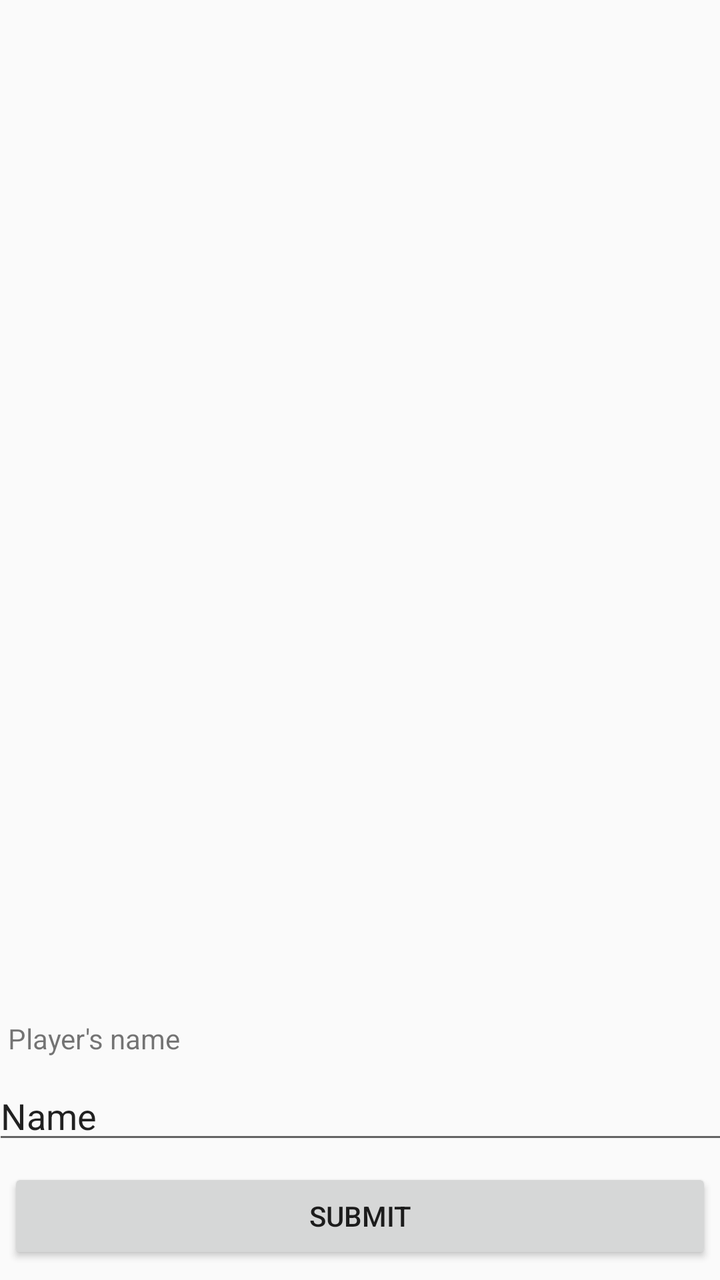
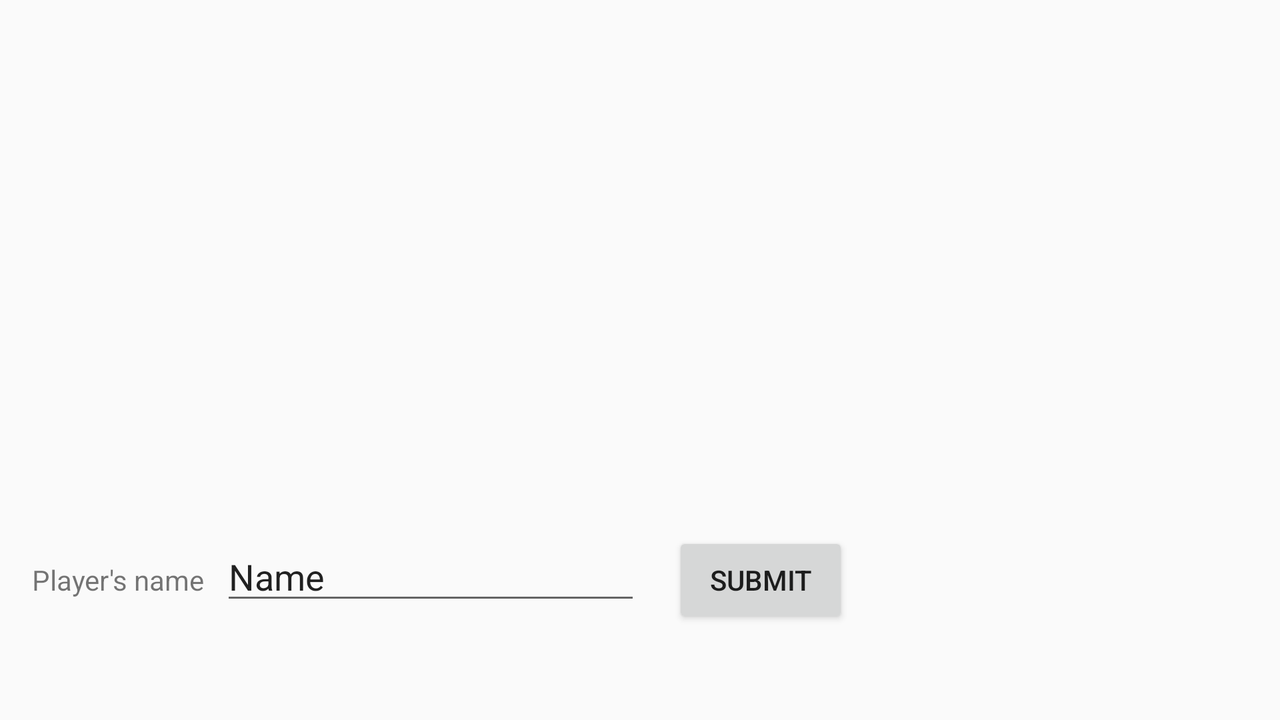

Compare how this app lays out the same screen by default and in its alternative resource folder. The renders come first, then the two layout files and the values they reference.
<!-- AndroidManifest.xml: application theme AppTheme -->
<!-- res/layout/fragment_score.xml -->
<android.support.constraint.ConstraintLayout xmlns:android="http://schemas.android.com/apk/res/android"
    xmlns:app="http://schemas.android.com/apk/res-auto"
    xmlns:tools="http://schemas.android.com/tools"
    android:layout_width="match_parent"
    android:layout_height="match_parent"
    tools:context="com.nozagleh.dicegame3000.Score">

    <TextView
        android:id="@+id/lblName"
        android:layout_width="wrap_content"
        android:layout_height="wrap_content"
        android:text="@string/lbl_player_name"
        android:layout_marginBottom="7dp"
        app:layout_constraintBottom_toTopOf="@+id/etName"
        android:layout_marginStart="8dp"
        android:labelFor="@id/etName"
        app:layout_constraintLeft_toLeftOf="@+id/etName" />

    <EditText
        android:id="@+id/etName"
        android:layout_width="368dp"
        android:layout_height="wrap_content"
        android:ems="10"
        android:inputType="textPersonName"
        android:text="@string/lbl_name"
        android:layout_marginBottom="7dp"
        app:layout_constraintBottom_toTopOf="@+id/btnSubmit"
        android:layout_marginLeft="8dp"
        app:layout_constraintLeft_toLeftOf="parent"
        android:layout_marginRight="8dp"
        app:layout_constraintRight_toRightOf="parent"
        android:layout_marginStart="8dp"
        android:layout_marginEnd="8dp" />

    <Button
        android:id="@+id/btnSubmit"
        android:layout_width="0dp"
        android:layout_height="wrap_content"
        android:layout_marginBottom="8dp"
        android:layout_marginEnd="8dp"
        android:layout_marginLeft="8dp"
        android:layout_marginRight="8dp"
        android:layout_marginStart="8dp"
        android:text="@string/txt_submit"
        app:layout_constraintBottom_toBottomOf="parent"
        app:layout_constraintLeft_toLeftOf="@+id/etName"
        app:layout_constraintRight_toRightOf="@+id/etName" />

    <android.support.v7.widget.RecyclerView
        android:id="@+id/rcView"
        android:layout_width="0dp"
        android:layout_height="0dp"
        android:layout_marginBottom="8dp"
        android:layout_marginEnd="8dp"
        android:layout_marginLeft="8dp"
        android:layout_marginRight="8dp"
        android:layout_marginStart="8dp"
        android:layout_marginTop="12dp"
        app:layout_constraintBottom_toTopOf="@+id/lblName"
        app:layout_constraintHorizontal_bias="0.0"
        app:layout_constraintLeft_toLeftOf="parent"
        app:layout_constraintRight_toRightOf="parent"
        app:layout_constraintTop_toTopOf="parent"
        app:layout_constraintVertical_bias="0.0" />

</android.support.constraint.ConstraintLayout>
<!-- resources referenced by this layout -->
<resources>
  <string name="lbl_name">Name</string>
  <string name="lbl_player_name">Player\'s name</string>
  <string name="txt_submit">Submit</string>
  <style name="AppTheme" parent="Theme.AppCompat.DayNight.DarkActionBar">
          
      </style>
</resources>
<!-- res/layout-land/fragment_score.xml (the author's variant of the layout above) -->
<!-- drawn on the phone turned sideways -->
<android.support.constraint.ConstraintLayout xmlns:android="http://schemas.android.com/apk/res/android"
        xmlns:app="http://schemas.android.com/apk/res-auto"
        xmlns:tools="http://schemas.android.com/tools"
        android:layout_width="match_parent"
        android:layout_height="match_parent"
        tools:context="com.nozagleh.dicegame3000.Score">

        <LinearLayout
            android:layout_width="576dp"
            android:layout_height="0dp"
            android:orientation="vertical"
            tools:layout_constraintTop_creator="1"
            tools:layout_constraintBottom_creator="1"
            android:layout_marginStart="8dp"
            app:layout_constraintBottom_toBottomOf="parent"
            android:layout_marginTop="8dp"
            tools:layout_constraintLeft_creator="1"
            android:layout_marginBottom="8dp"
            app:layout_constraintLeft_toLeftOf="parent"
            app:layout_constraintTop_toTopOf="parent">

            <LinearLayout
                android:layout_width="match_parent"
                android:layout_height="0dp"
                android:layout_weight="1.5"
                android:orientation="horizontal"
                tools:layout_editor_absoluteX="8dp"
                tools:layout_editor_absoluteY="8dp">

                <android.support.v7.widget.RecyclerView
                    android:id="@+id/rcView"
                    android:layout_width="match_parent"
                    android:layout_height="match_parent"
                    android:layout_marginBottom="12dp"
                    android:layout_marginEnd="8dp"
                    android:layout_marginLeft="8dp"
                    android:layout_marginRight="8dp"
                    android:layout_marginStart="8dp"
                    android:layout_marginTop="12dp"
                    app:layout_constraintBottom_toTopOf="@+id/etName"
                    app:layout_constraintHorizontal_bias="0.0"
                    app:layout_constraintLeft_toLeftOf="parent"
                    app:layout_constraintRight_toRightOf="parent"
                    app:layout_constraintTop_toTopOf="parent" />
            </LinearLayout>

            <LinearLayout
                android:layout_width="match_parent"
                android:layout_height="0dp"
                android:layout_weight="0.5"
                android:orientation="horizontal"
                tools:layout_editor_absoluteX="8dp"
                tools:layout_editor_absoluteY="8dp">

                <TextView
                    android:id="@+id/lblName"
                    android:layout_width="wrap_content"
                    android:layout_height="wrap_content"
                    android:text="@string/lbl_player_name"
                    android:layout_marginBottom="7dp"
                    android:layout_marginStart="8dp"
                    android:labelFor="@id/etName"/>

                <EditText
                    android:id="@+id/etName"
                    android:layout_width="wrap_content"
                    android:layout_height="wrap_content"
                    android:layout_marginBottom="8dp"
                    android:layout_marginEnd="8dp"
                    android:layout_marginLeft="8dp"
                    android:layout_marginRight="8dp"
                    android:layout_marginStart="8dp"
                    android:ems="10"
                    android:inputType="textPersonName"
                    android:text="@string/lbl_name"
                    app:layout_constraintBottom_toTopOf="@+id/btnSubmit"
                    app:layout_constraintLeft_toLeftOf="parent"
                    app:layout_constraintRight_toRightOf="parent" />

                <Button
                    android:id="@+id/btnSubmit"
                    android:layout_width="wrap_content"
                    android:layout_height="wrap_content"
                    android:layout_marginBottom="8dp"
                    android:layout_marginLeft="8dp"
                    android:layout_marginRight="8dp"
                    android:text="@string/txt_submit"
                    app:layout_constraintBottom_toBottomOf="parent"
                    app:layout_constraintLeft_toLeftOf="@+id/etName"
                    app:layout_constraintRight_toRightOf="@+id/etName" />
            </LinearLayout>
        </LinearLayout>

</android.support.constraint.ConstraintLayout>
